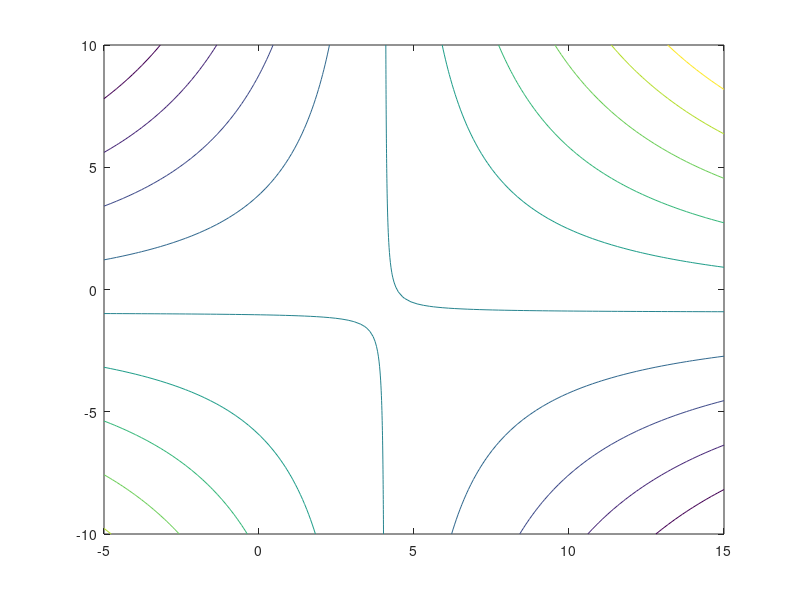
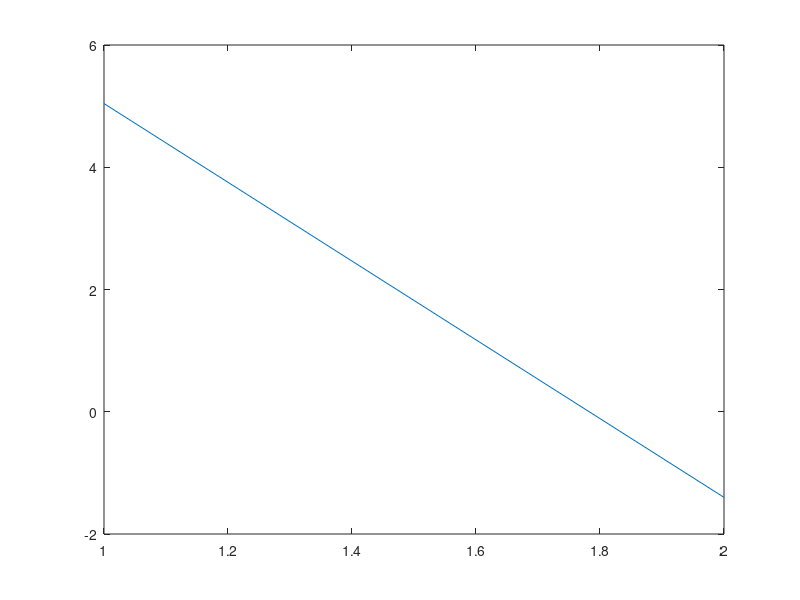
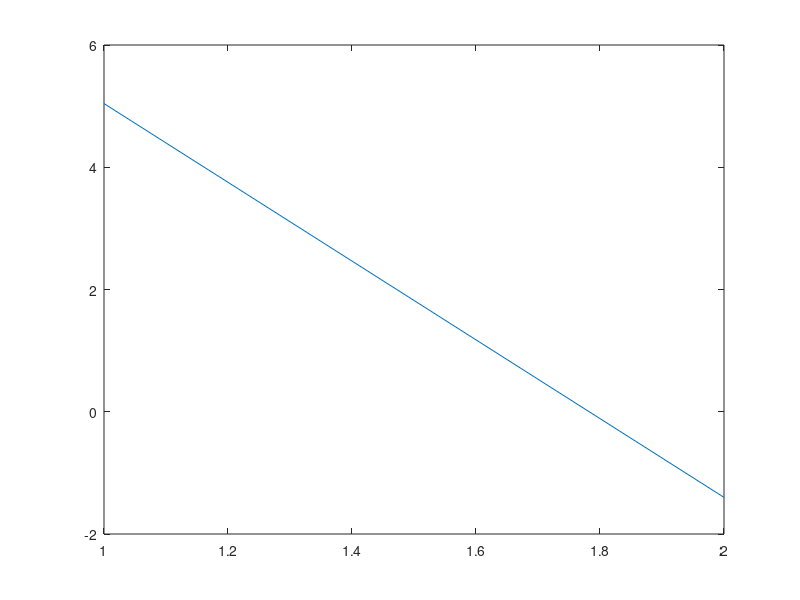
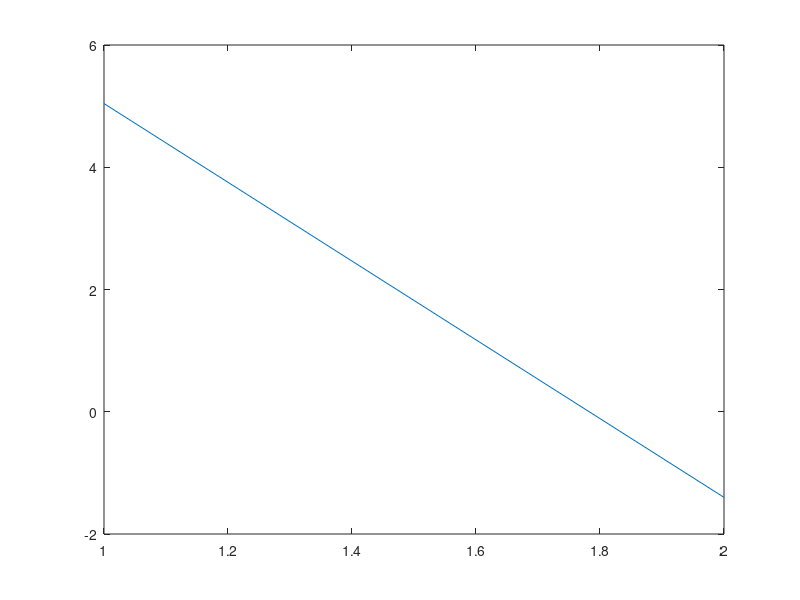

The MATLAB script that drew these images, in order:
%%%%%%%%%%%%%%%%%%%%%%%%%%%%%%%%%%%%%%%%%%%%%%%
%%%            HOMEWORK #3                  %%%
%%%                       Donggyu Kim       %%%
%%%-----------------------------------------%%%
%%%                      Language: Octave   %%%
%%%%%%%%%%%%%%%%%%%%%%%%%%%%%%%%%%%%%%%%%%%%%%%

%------------------%
%   Problem 1 (a)  %
%------------------%

% read data
load lms.dat;

X = lms(:,1:2);
y = lms(:,3);

% solve normal equation
theta_gold = inv(transpose(X) * X) * transpose(X) * y;

%{
theta_gold =

   5.0420
  -1.4006
%}

%------------------%
%   Problem 1 (b)  %
%------------------%

% covariant matrix = X^T * X
cov_mat = transpose(X) * X;

% lambdas: eigenvalues
lambdas = eig(cov_mat)

%{
lambdas =

    8.0934
   22.9518
%}

% V: eigenvectros
[V, D] = eig(cov_mat)

%{
V =

  -0.84687  -0.53181
  -0.53181   0.84687

D =

Diagonal Matrix

    8.0934         0
         0   22.9518
%}

% Cost function J
function z = J(X, y, theta)
	Y = y - X * theta;
	z = transpose(Y) * Y;
endfunction

% Contours of J in the parameter space
l1 = linspace(-5,15);
l2 = linspace(-10,10);
[A, B] = meshgrid(l1, l2);

figure('Name', 'Parameter Space Contour of J');
contour(A, B, J(X, y, [l1; l2]))

%------------------%
%   Problem 1 (c)  %
%------------------%

% LMS algorithm
function theta = LMS(X, y, step_size);
	figure;
	lim = 10^-9;
	theta = [0; 0];
	delta = [1; 1];
	while norm(delta) > lim
		delta = [0; 0];
		for n = 1 : size(y);
			x_n = transpose(X(n,:));
			y_n = y(n);
			delta = delta + (y_n - transpose(theta) * x_n) * x_n;
		endfor
		delta = step_size * delta;
		theta = theta + delta;
		plot(theta)
	end	
endfunction

LMS(X, y, 1/max(lambdas))
%{
ans =

   5.0420
  -1.4006
%}

LMS(X, y, 1/(2*max(lambdas)))
%{
ans =

   5.0420
  -1.4006
%}

LMS(X, y, 1/(4*max(lambdas)))
%{
ans =

   5.0420
  -1.4006
%}